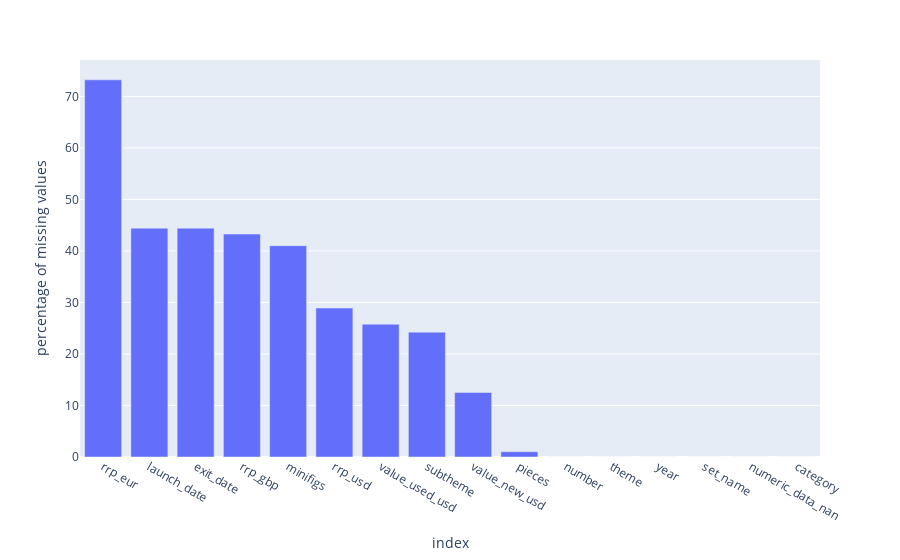

Source (notebook cell):
### Code cell
px.bar(df_missing_val_per_sorted, 
       x = df_missing_val_per_sorted.index, 
       y = "value", 
       labels = {"value":"percentage of missing values"})

### Figure 1 — Plotly figure (JSON) as saved in the notebook; plotly's stock layout.template omitted (floating-point values rounded to 4 significant figures)
{"data": [{"alignmentgroup": "True", "hovertemplate": "index=%{x}<br>percentage of missing values=%{y}<extra></extra>", "legendgroup": "", "marker": {"color": "#636efa", "pattern": {"shape": ""}}, "name": "", "offsetgroup": "", "orientation": "v", "showlegend": false, "textposition": "auto", "type": "bar", "x": ["rrp_eur", "launch_date", "exit_date", "rrp_gbp", "minifigs", "rrp_usd", "value_used_usd", "subtheme", "value_new_usd", "pieces", "number", "theme", "year", "set_name", "numeric_data_nan", "category"], "xaxis": "x", "y": [73.21, 44.42, 44.42, 43.27, 41.03, 28.92, 25.79, 24.24, 12.53, 1.028, 0, 0, 0, 0, 0, 0], "yaxis": "y"}], "layout": {"barmode": "relative", "legend": {"tracegroupgap": 0}, "margin": {"t": 60}, "xaxis": {"anchor": "y", "domain": [0, 1], "title": {"text": "index"}}, "yaxis": {"anchor": "x", "domain": [0, 1], "title": {"text": "percentage of missing values"}}}}
